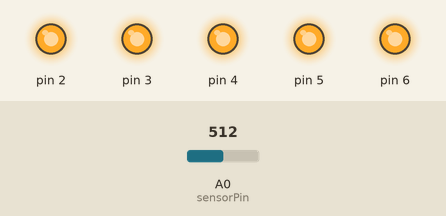
Recording of a sketch running on a simulated Arduino Uno, built with avr-gcc and run on an emulated ATmega328P. Parts: output pins drawn as LEDs (lit = HIGH). Inputs (shaded band) come from the test bench; at power-on: A0 (sensorPin) = 512. What the sketch prints to the serial monitor is not drawn.

Above: at 1.2 s.
1.3 s: A0 (sensorPin) set to 170
3.6 s: A0 (sensorPin) set to 159
At 4.5 s:
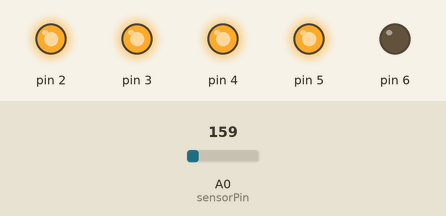
5.1 s: A0 (sensorPin) set to 122
At 5.5 s:
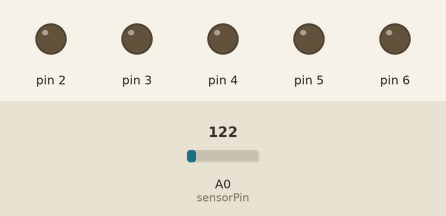
Timing chart, 0 to 8.1 s (numbered marks = the images above; inputs shaded):
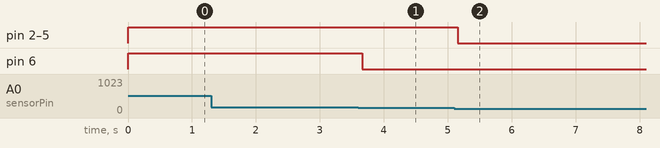

The sketch:

Project_3.ino
```cpp
const int sensorPin = A0;
const float baselineTemp = 22.0;

void setup() {
  // put your setup code here, to run once:
  Serial.begin(9600);
  for (int pins = 2; pins < 7; pins++){
  pinMode(pins,OUTPUT);
  digitalWrite(pins,LOW);
}
}

void loop() {
  // put your main code here, to run repeatedly:

  int sensorVal = analogRead(sensorPin);
  float voltage = (sensorVal/ 1024.0) *5.0;
  float Temp = (voltage-0.5)*100;
  Serial.print("Sensor Value: ");
  Serial.print(sensorVal);
  Serial.print(", Voltage: ");
  Serial.print(voltage);
  Serial.print(", Temp: ");
  Serial.print(Temp);

  if (Temp < baselineTemp){
    digitalWrite(2,LOW);
    digitalWrite(3,LOW);
    digitalWrite(4,LOW);
    digitalWrite(5,LOW);
    digitalWrite(6,LOW);
  }
  else if (Temp > baselineTemp +1 && Temp < baselineTemp +2){
    digitalWrite(2,HIGH);
    digitalWrite(3,LOW);
    digitalWrite(4,LOW);
    digitalWrite(5,LOW);
    digitalWrite(6,LOW);
  }
  else if (Temp > baselineTemp +2 && Temp <baselineTemp +3) {
    digitalWrite(2,HIGH);
    digitalWrite(3,HIGH);
    digitalWrite(4,LOW);
     digitalWrite(5,LOW);
    digitalWrite(6,LOW);
  }
  else if (Temp > baselineTemp +4 && Temp < baselineTemp +5){
    digitalWrite(2,HIGH);
    digitalWrite(3,HIGH);
    digitalWrite(4,HIGH);
     digitalWrite(5,LOW);
    digitalWrite(6,LOW);
}
else if (Temp > baselineTemp +5 && Temp < baselineTemp +6){
  digitalWrite(2,HIGH);
    digitalWrite(3,HIGH);
    digitalWrite(4,HIGH);
     digitalWrite(5,HIGH);
    digitalWrite(6,LOW);
}
else if (Temp > baselineTemp +6){
  digitalWrite(2,HIGH);
    digitalWrite(3,HIGH);
    digitalWrite(4,HIGH);
     digitalWrite(5,HIGH);
    digitalWrite(6,HIGH);
}
delay(10);
  }
```

Measured:
- the behaviour switches between 160 and 159 on A0 (sensorPin) (found by bisection; images 0 and 1)
- after the input at 1.3 s, every drawn part: stays the same
- after the input at 3.6 s, pin 6: HIGH → LOW after 0.06 s
- after the input at 5.1 s, pin 2–5: HIGH → LOW after 0.06 s
